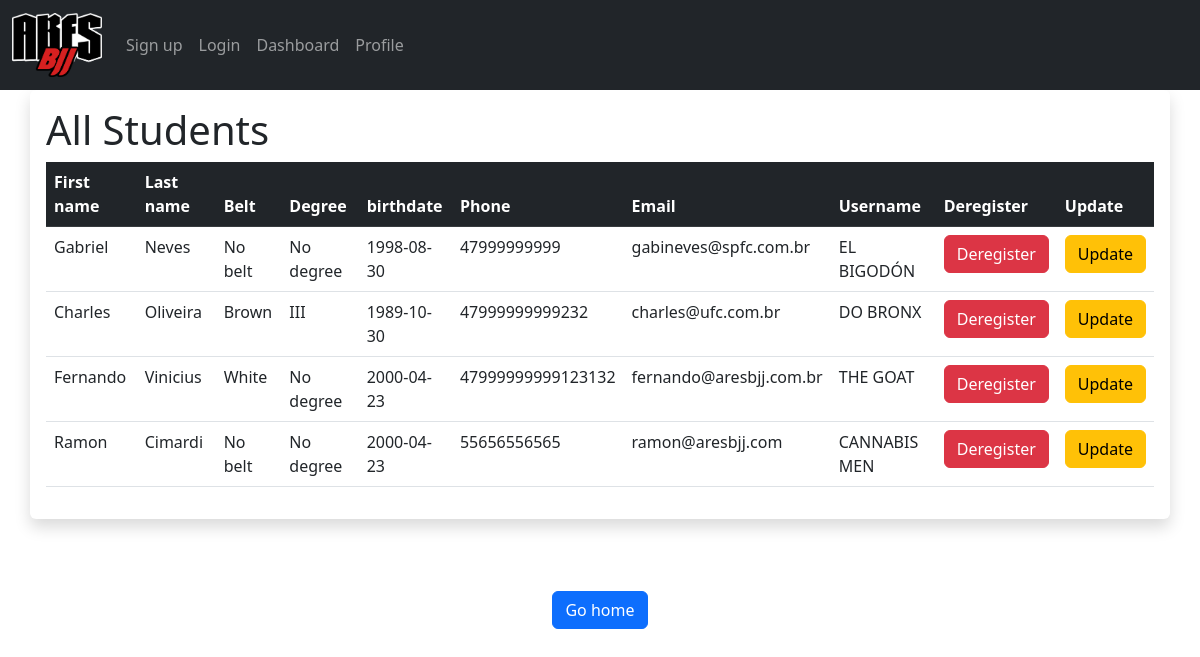
Page /dashboard on the earlier database version.
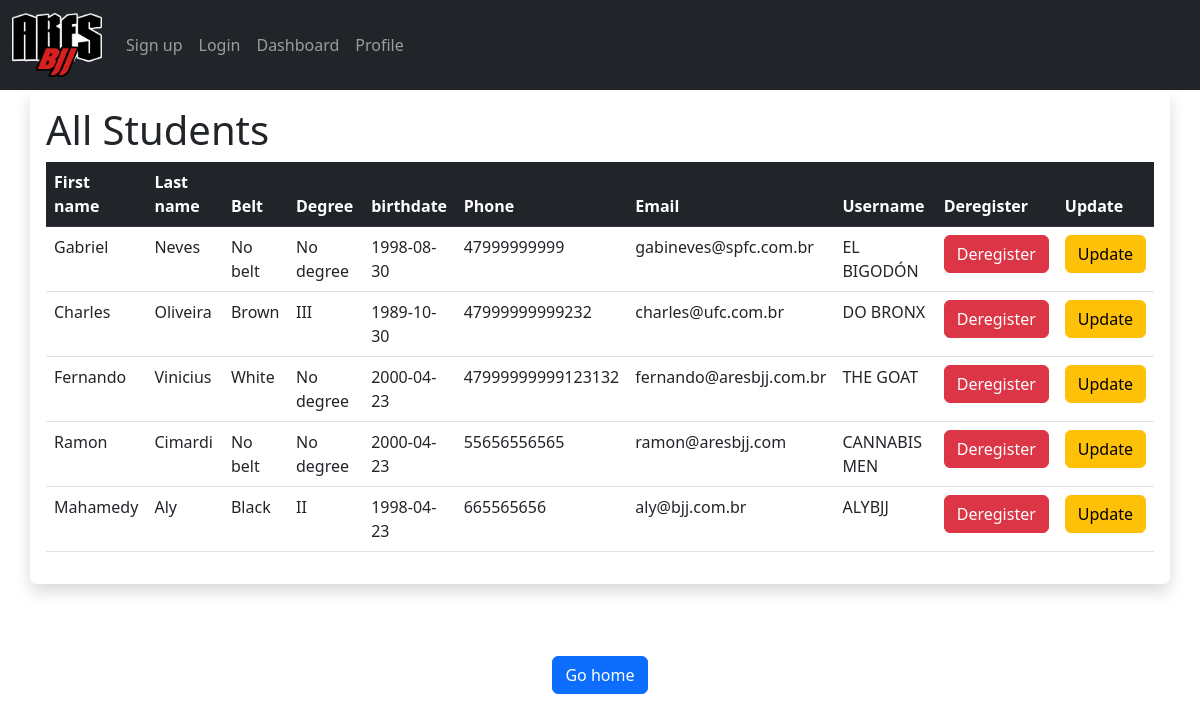
Same page on the later database version.
### app.py (models this page shows, shortened)
class users(db.Model):
    id = db.Column(db.Integer, primary_key=True)
    first_name = db.Column(db.String(50), nullable=False)
    last_name = db.Column(db.String(50), nullable=False)
    birthdate = db.Column(db.Date, nullable=False)
    belt = db.Column(db.String(50), nullable=False)
    degree = db.Column(db.String(50), nullable=False)
    email = db.Column(db.String(50), nullable=False, unique=True)
    phone = db.Column(db.String(50), nullable=False, unique=True)
    username =  db.Column(db.String(25), nullable=False, unique=True)
    password_hash = db.Column(db.String(), nullable=False)
    @property
    def password(self):
        raise AttributeError('password is not a readable attribute!')
    date_added = db.Column(db.Date, default=datetime.utcnow)

### app.py (the view)
@app.route("/dashboard")
def dashboard():
    our_users = users.query.order_by(users.date_added)
    return render_template("dashboard.html", our_users=our_users)

### templates/dashboard.html (shortened to what this page needs)
{% extends "layout.html" %}
{% block body %}
<div class="container shadow p-3 mb-5 bg-body rounded">
    <h1>All Students</h1>
        <table class="table">
            <thead class="table-dark">
                <tr>
                    <th>First name</th>
                    <th>Last name</th>
                    <th>Belt</th>
                    <th>Degree</th>
                    <th>birthdate</th>
                    <th>Phone</th>
                    <th>Email</th>
                    <th>Username</th>
                    <th>Deregister</th>
                    <th>Update</th>
                </tr>
            </thead>
            <tbody>
                {% for user in our_users %}
                    <tr>
                        <td>{{ user.first_name }}</td>
                        <td>{{ user.last_name }}</td>
                        <td>{{ user.belt }}</td>
                        <td>{{ user.degree }}</td>
                        <td>{{ user.birthdate }}</td>
                        <td>{{ user.phone }}</td>
                        <td>{{ user.email }}</td>
                        <td>{{ user.username }}</td>
                        <td>
                            <form action="{{ url_for('deregister', id=user.id) }}" method="POST">
                                <button class="btn btn-danger" type="submit" value="Deregister">Deregister</button>
                            </form>
                        </td>
                        <td>
                                <a href="{{ url_for('update', id=user.id) }}"><button class="btn btn-warning" type="submit" value="Update">Update</button></a>
                        </td>
                    </tr>
                {% endfor %}
            </tbody>
        </table>
</div>
<center>
    <br><a href="/"><button class="btn btn-primary">Go home</button></a>
</center>
{% endblock %}

### templates/layout.html (shortened to what this page needs)
<!DOCTYPE html>
<html lang="en">
  <head>
    <link href="https://cdn.jsdelivr.net/npm/bootstrap@5.2.0/dist/css/bootstrap.min.css" rel="stylesheet">
  </head>
  <body>
    <nav class="navbar navbar-expand-lg bg-primary navbar-dark bg-dark">
      <div class="container-fluid">
        <a class="navbar-brand" href="/"> <img src="/static/ares logos/ares_new_logo_trimmed.png" alt="" width="90"></a>
        <div class="collapse navbar-collapse" id="navbarNavAltMarkup">
          <div class="navbar-nav">
            <a class="nav-link" href="/signup">Sign up</a>
            <a class="nav-link" href="/login">Login</a>
            <a class ="nav-link" href="/dashboard">Dashboard</a>
            <a class ="nav-link" href="/profile">Profile</a>
          </div>
        </div>
      </div>
    </nav>
    {% block body %}{% endblock %}
  </body>
</html>

Differences in the rows shown:
added users: first_name "Mahamedy", last_name "Aly", belt "Black", degree "II", birthdate "1998-04-23", phone "665565656", email "aly@bjj.com.br", username "ALYBJJ"
